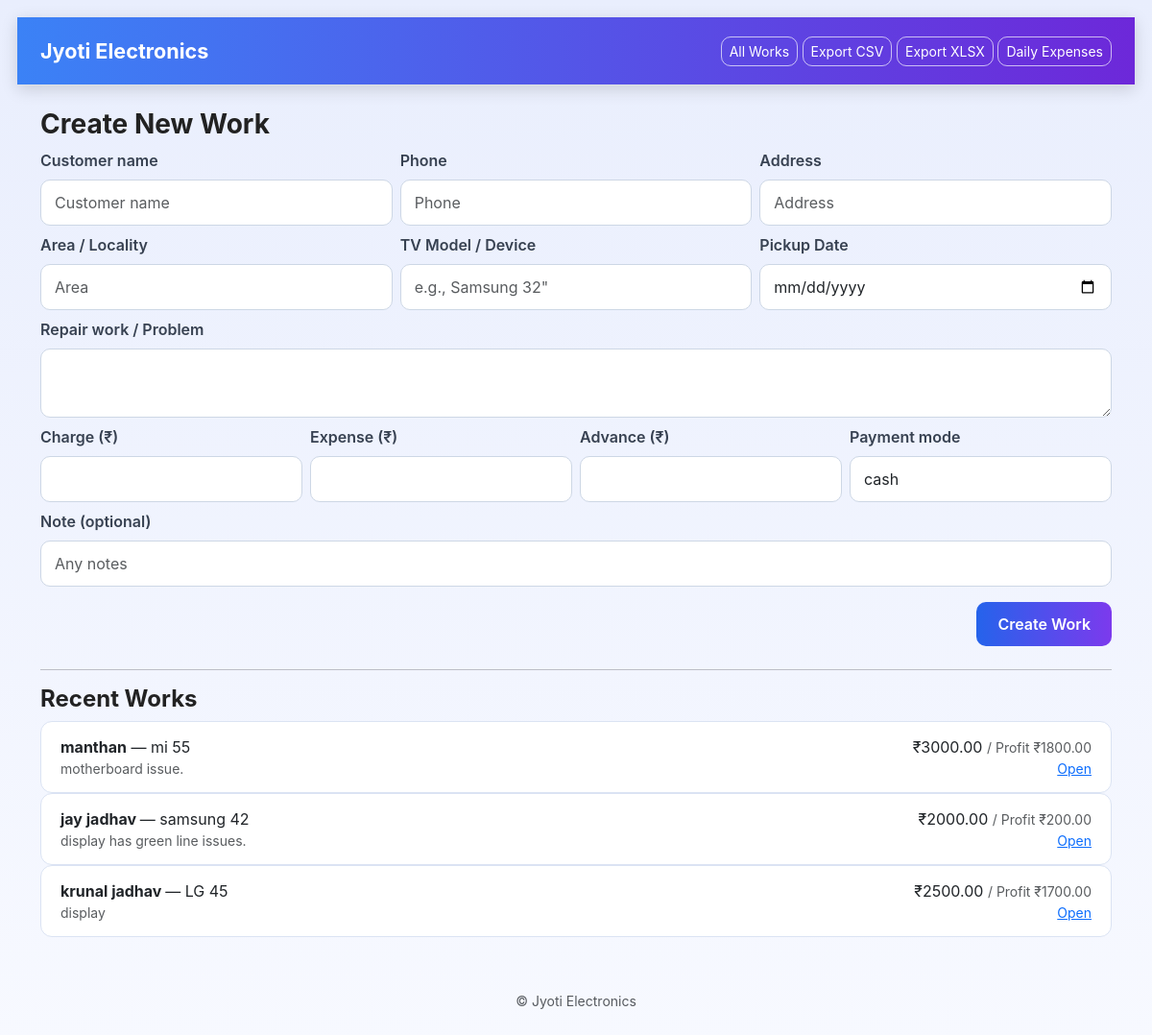
The page / on the database its author committed.
### app.py (models this page shows)
class Job(db.Model):
    id = db.Column(db.Integer, primary_key=True)
    customer_id = db.Column(db.Integer, db.ForeignKey('customer.id'), nullable=False)
    area = db.Column(db.String(200))
    tv_model = db.Column(db.String(300))
    repair_work = db.Column(db.Text)
    amount_charged = db.Column(db.Float, default=0.0)
    expense = db.Column(db.Float, default=0.0)  # job-level expense
    payment_mode = db.Column(db.String(50))
    pickup_date = db.Column(db.String(50))
    note = db.Column(db.Text)
    status = db.Column(db.String(50), default='received')  # received, in_progress, completed
    created_at = db.Column(db.DateTime, default=datetime.utcnow)
    completed_at = db.Column(db.DateTime, nullable=True)
    payments = db.relationship('Payment', backref='job', cascade="all, delete-orphan")
    @property
    def profit(self):
        return (self.amount_charged or 0.0) - (self.expense or 0.0)

class Customer(db.Model):
    id = db.Column(db.Integer, primary_key=True)
    name = db.Column(db.String(200), nullable=False)
    phone = db.Column(db.String(50))
    address = db.Column(db.String(500))
    created_at = db.Column(db.DateTime, default=datetime.utcnow)
    jobs = db.relationship('Job', backref='customer', cascade="all, delete-orphan")

### app.py (the view)
@app.route('/')
def index():
    recent_jobs = Job.query.order_by(Job.created_at.desc()).limit(10).all()
    return render_template('index.html', recent_jobs=recent_jobs, screenshot_url=SCREENSHOT_PATH)

### jyoti-electronics(another)/templates/index.html
{% extends "base.html" %}
{% block content %}
<h3>Create New Work</h3>
<form action="{{ url_for('new_job') }}" method="post" class="mb-4">
  <div class="row g-2">
    <div class="col-md-4">
      <label class="form-label">Customer name</label>
      <input name="cust_name" class="form-control" placeholder="Customer name" required>
    </div>
    <div class="col-md-4">
      <label class="form-label">Phone</label>
      <input name="cust_phone" class="form-control" placeholder="Phone">
    </div>
    <div class="col-md-4">
      <label class="form-label">Address</label>
      <input name="cust_address" class="form-control" placeholder="Address">
    </div>
    <div class="col-md-4">
      <label class="form-label">Area / Locality</label>
      <input name="area" class="form-control" placeholder="Area">
    </div>
    <div class="col-md-4">
      <label class="form-label">TV Model / Device</label>
      <input name="tv_model" class="form-control" placeholder="e.g., Samsung 32&quot;">
    </div>
    <div class="col-md-4">
      <label class="form-label">Pickup Date</label>
      <input type="date" name="pickup_date" class="form-control">
    </div>
    <div class="col-12">
      <label class="form-label">Repair work / Problem</label>
      <textarea name="repair_work" class="form-control" rows="2"></textarea>
    </div>
    <div class="col-md-3">
      <label class="form-label">Charge (₹)</label>
      <input type="number" step="0.01" name="amount_charged" class="form-control">
    </div>
    <div class="col-md-3">
      <label class="form-label">Expense (₹)</label>
      <input type="number" step="0.01" name="expense" class="form-control">
    </div>
    <div class="col-md-3">
      <label class="form-label">Advance (₹)</label>
      <input type="number" step="0.01" name="advance_amount" class="form-control">
    </div>
    <div class="col-md-3">
      <label class="form-label">Payment mode</label>
      <select name="payment_mode" class="form-select">
        <option>cash</option><option>upi</option><option>card</option><option>online</option>
      </select>
    </div>
    <div class="col-12">
      <label class="form-label">Note (optional)</label>
      <input name="note" class="form-control" placeholder="Any notes">
    </div>
    <div class="col-12 text-end">
      <button class="btn btn-primary mt-2">Create Work</button>
    </div>
  </div>
</form>
<hr>
<h4>Recent Works</h4>
{% if recent_jobs %}
  <ul class="list-group">
    {% for j in recent_jobs %}
      <li class="list-group-item">
        <div class="d-flex justify-content-between">
          <div>
            <strong>{{ j.customer.name }}</strong> — {{ j.tv_model or '-' }} <div class="small text-muted">{{ j.repair_work or '' }}</div>
          </div>
          <div class="text-end">
            <div>₹{{ '%.2f'|format(j.amount_charged or 0) }} <small class="text-muted"> / Profit ₹{{ '%.2f'|format(j.profit) }}</small></div>
            <div class="small"><a href="{{ url_for('job_detail', job_id=j.id) }}">Open</a></div>
          </div>
        </div>
      </li>
    {% endfor %}
  </ul>
{% else %}
  <div class="text-muted">No Works yet.</div>
{% endif %}
{% endblock %}

### jyoti-electronics(another)/templates/base.html (shortened to what this page needs)
<!doctype html>
<html lang="en">
<head>
  <link href="https://cdn.jsdelivr.net/npm/bootstrap@5.3.1/dist/css/bootstrap.min.css" rel="stylesheet">
  <link rel="stylesheet" href="{{ url_for('static', filename='style.css') }}">
  <link rel="stylesheet" href="{{ url_for('static', filename='style.css') }}">
</head>
<body>
<nav class="navbar navbar-expand-lg navbar-light bg-light border-bottom">
  <div class="container">
    <a class="navbar-brand" href="{{ url_for('index') }}">Jyoti Electronics</a>
    <div class="ms-auto">
      <a class="btn btn-sm btn-outline-secondary" href="{{ url_for('jobs') }}">All Works</a>
      <a class="btn btn-sm btn-outline-secondary" href="{{ url_for('export_jobs_csv') }}">Export CSV</a>
      <a class="btn btn-sm btn-outline-secondary" href="{{ url_for('export_jobs_xlsx') }}">Export XLSX</a>
      <a class="btn btn-sm btn-outline-secondary" href="{{ url_for('expenses_list') }}">Daily Expenses</a>
    </div>
  </div>
</nav>
<div class="container my-4">
  {% block content %}{% endblock %}
</div>
<footer class="text-center text-muted py-3 small">© Jyoti Electronics</footer>
</body>
</html>

### jyoti-electronics(another)/static/style.css (style rules this page uses)
body { background: linear-gradient(180deg, #e9eefd, #f7f9ff); font-family: "Inter", "Poppins", sans-serif; color: #1b1b1f; padding: 18px; }
.navbar { background: linear-gradient(90deg, #3b82f6, #6d28d9) !important; padding: 14px 0; box-shadow: 0 4px 16px rgba(0,0,0,0.15); }
.navbar-brand { font-weight: 700; font-size: 1.35rem; color: #fff !important; }
.navbar .btn-outline-secondary { border-color: #ffffffaa !important; color: #fff !important; }
h3, h4, h2 { font-weight: 700; color: #222; }
.form-label { font-weight: 600; color: #374151; }
.form-control, .form-select { border-radius: 10px !important; border: 1px solid #cdd7e5 !important; background: #fff; padding: 11px 14px !important; transition: .2s ease; }
.btn-primary { background: linear-gradient(90deg, #2563eb, #7c3aed) !important; border: none !important; padding: 11px 22px; border-radius: 10px; font-weight: 600; color: #fff; transition: .25s ease; }
.btn-outline-secondary { border-radius: 10px !important; }
.list-group-item { border-radius: 12px !important; background: #ffffff; border: 1px solid #dbe3f3 !important; padding: 14px 20px !important; transition: .25s ease; }
footer { color: #6b7280; margin-top: 40px; padding-bottom: 10px; }
* { transition: all .15s ease; }
.text-end { text-align: right; }
.text-center { text-align: center; }

### rows shown on the page
Job: customer.name "manthan", tv_model "mi 55", repair_work "motherboard issue.", amount_charged "3000.00", profit "1800.00"
Job: customer.name "jay jadhav", tv_model "samsung 42", repair_work "display has green line issues.", amount_charged "2000.00", profit "200.00"
Job: customer.name "krunal jadhav", tv_model "LG 45", repair_work "display", amount_charged "2500.00", profit "1700.00"
